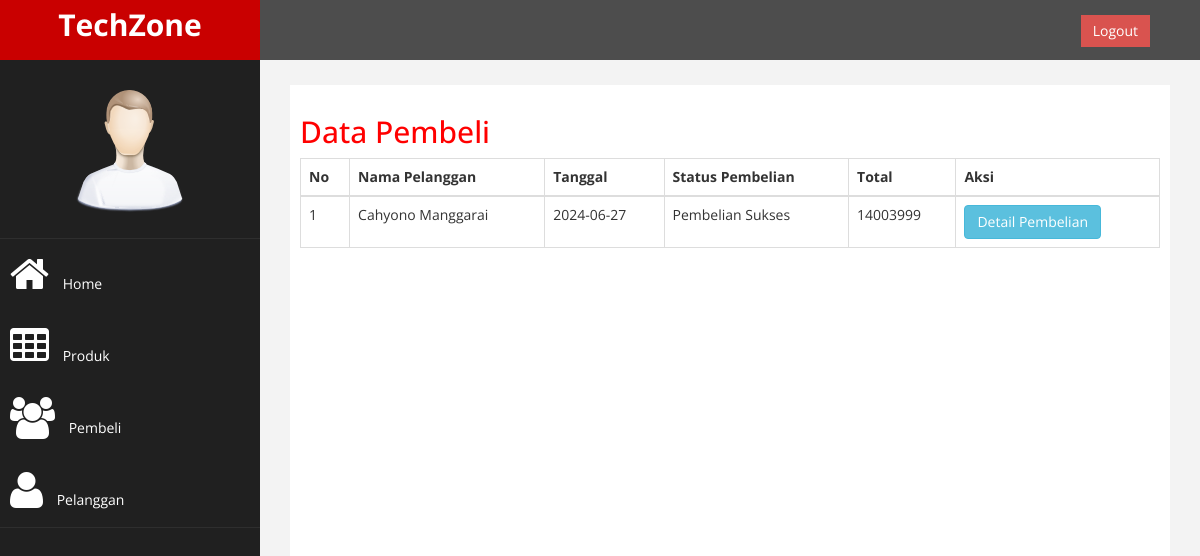
Page /admin/index.php?halaman=pembelian (signed in) on the committed database.
### tables this page shows
CREATE TABLE `pembelian` (
  `id_pembelian` int(11) NOT NULL,
  `id_pelanggan` int(11) NOT NULL,
  `id_ongkir` int(11) NOT NULL,
  `tanggal_pembelian` date NOT NULL,
  `total_pembelian` int(11) NOT NULL,
  `nama_kota` varchar(255) NOT NULL,
  `tarif` int(11) NOT NULL,
  `alamat_pengiriman` text NOT NULL,
  `status_pembelian` varchar(255) NOT NULL DEFAULT 'MENUNGGU PEMBAYARAN',
  `resi_pengiriman` varchar(255) NOT NULL,
  `admin_id` int(11) DEFAULT NULL
);

CREATE TABLE `pelanggan` (
  `id_pelanggan` int(11) NOT NULL,
  `email_pelanggan` varchar(255) NOT NULL,
  `password_pelanggan` varchar(255) NOT NULL,
  `nama_pelanggan` varchar(255) NOT NULL,
  `telepon_pelanggan` varchar(255) NOT NULL,
  `admin_id` int(11) DEFAULT NULL
);

### admin/pembelian.php (the view, shortened to what this page needs)
<h2>Data Pembeli</h2>
<table class="table table-bordered">
    <thead>
        <tr>
        <th>No</th>
        <th>Nama Pelanggan</th>
        <th>Tanggal</th>
        <th>Status Pembelian</th>
        <th>Total</th>
        <th>Aksi</th>
        </tr>
    </thead>
    <tbody>
    <?php $nomor=1 ?>
        <?php $ambil=$db_koneksi->query("SELECT * FROM pembelian JOIN pelanggan ON pembelian.
            id_pelanggan=pelanggan.id_pelanggan"); ?>
        <?php while($pecah = $ambil->fetch_assoc()) { ?>
        <tr>
            <td><?php echo $nomor; ?></td>
            <td><?php echo $pecah['nama_pelanggan']; ?></td>
            <td><?php echo $pecah['tanggal_pembelian']; ?></td>
            <td><?php echo $pecah['status_pembelian']; ?></td>
            <td><?php echo $pecah['total_pembelian']; ?></td>
            <td>
                <a href="index.php?halaman=detail&id=<?php echo $pecah['id_pembelian']; ?>"
                class="btn-info btn">Detail Pembelian</a>
            </td>
        </tr>
        <?php $nomor++; ?>
        <?php } ?>
    </tbody>
</table>

### admin/assets/css/custom.css (style rules this page uses)
body { font-family: "Open Sans", sans-serif; }
h2 { color: #f00; }

### rows in the picture
pembelian: id_pelanggan.nama_pelanggan "Cahyono Manggarai", tanggal_pembelian "2024-06-27", status_pembelian "Pembelian Sukses", total_pembelian "14003999"
